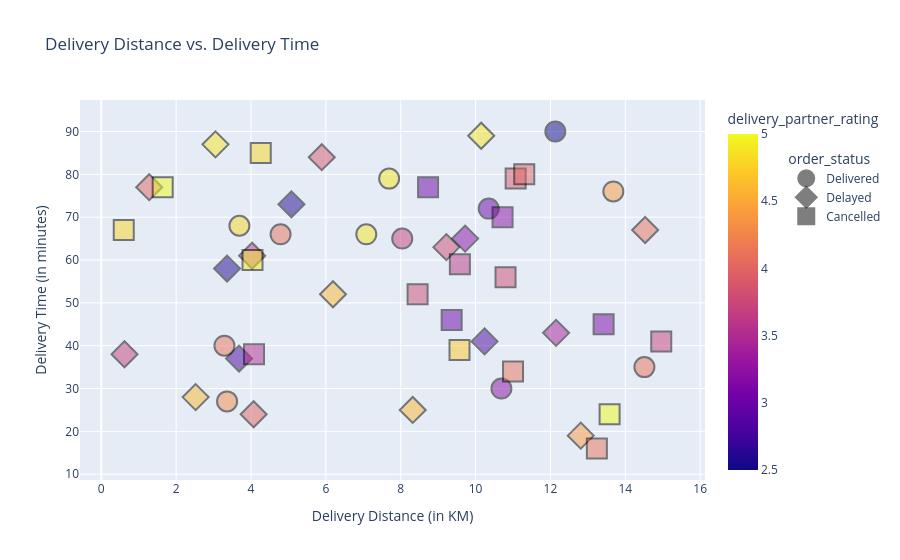

Here is the notebook cell this chart was saved with:
### Code cell
#Making a Scatter Plot in Plotly Express Pt. 4 (Sample Dataset Plot)

fig7 = px.scatter(
    foodsample, #reading from foodsample
    x = "delivery_distance_km", #assigning x value
    y = "delivery_time_minutes", #assigning y value
    color = "delivery_partner_rating", #assigns colors to the different delivery partner ratings - since it is a numerical value, it does it as a gradient
    symbol = "order_status", #assigns a different symbol to each dot based on what order status is
    labels = {"delivery_time_minutes":"Delivery Time (in minutes)","delivery_distance_km":"Delivery Distance (in KM)"}, #changes the label - first is what it is normally, after is what I want it to be
    title = "Delivery Distance vs. Delivery Time" #This is the title of the figure
)

fig7.update_traces(marker = dict(size=20, opacity = 0.5, #this is changing the size and opacity of the dots
                                 line=dict(width=2, color="black"))) #this is changing the borders of the dots - important to note it is still within the marker=dict() listing

fig7.update_layout(legend={"yanchor":"top", "y":0.88, "xanchor":"left", "x":1.13}) 
    #This is adjusting the location of the legend to make it more legible (sets orientation first, location second). X and Y are not pixel counts, they are proportions

fig7.show()

### Figure 1 — Plotly figure (JSON) as saved in the notebook; plotly's stock layout.template omitted (floating-point values rounded to 4 significant figures)
{"data": [{"hovertemplate": "order_status=Delivered<br>Delivery Distance (in KM)=%{x}<br>Delivery Time (in minutes)=%{y}<br>delivery_partner_rating=%{marker.color}<extra></extra>", "legendgroup": "Delivered", "marker": {"color": [4.8, 3.0, 4.1, 4.9, 3.2, 4.9, 4.1, 4.4, 4.3, 4.1, 3.7, 2.5], "coloraxis": "coloraxis", "line": {"color": "black", "width": 2}, "opacity": 0.5, "size": 20, "symbol": "circle"}, "mode": "markers", "name": "Delivered", "orientation": "v", "showlegend": true, "type": "scatter", "x": [3.69, 10.35, 4.79, 7.08, 10.69, 7.69, 3.29, 13.68, 3.36, 14.51, 8.04, 12.13], "xaxis": "x", "y": [68, 72, 66, 66, 30, 79, 40, 76, 27, 35, 65, 90], "yaxis": "y"}, {"hovertemplate": "order_status=Delayed<br>Delivery Distance (in KM)=%{x}<br>Delivery Time (in minutes)=%{y}<br>delivery_partner_rating=%{marker.color}<extra></extra>", "legendgroup": "Delayed", "marker": {"color": [2.8, 4.0, 4.0, 3.6, 4.9, 4.6, 3.2, 2.6, 4.6, 4.4, 3.7, 3.9, 3.8, 4.6, 2.8, 4.1, 3.4, 2.6, 4.9], "coloraxis": "coloraxis", "line": {"color": "black", "width": 2}, "opacity": 0.5, "size": 20, "symbol": "diamond"}, "mode": "markers", "name": "Delayed", "orientation": "v", "showlegend": true, "type": "scatter", "x": [3.68, 1.28, 4.07, 4.03, 3.05, 2.52, 9.72, 5.08, 6.19, 12.81, 0.62, 5.89, 9.22, 8.32, 10.24, 14.53, 12.15, 3.36, 10.15], "xaxis": "x", "y": [37, 77, 24, 61, 87, 28, 65, 73, 52, 19, 38, 84, 63, 25, 41, 67, 43, 58, 89], "yaxis": "y"}, {"hovertemplate": "order_status=Cancelled<br>Delivery Distance (in KM)=%{x}<br>Delivery Time (in minutes)=%{y}<br>delivery_partner_rating=%{marker.color}<extra></extra>", "legendgroup": "Cancelled", "marker": {"color": [3.0, 3.5, 3.1, 3.9, 3.8, 3.8, 5.0, 4.8, 4.9, 4.7, 3.7, 4.1, 3.6, 5.0, 4.1, 3.0, 4.8, 3.2, 4.0], "coloraxis": "coloraxis", "line": {"color": "black", "width": 2}, "opacity": 0.5, "size": 20, "symbol": "square"}, "mode": "markers", "name": "Cancelled", "orientation": "v", "showlegend": true, "type": "scatter", "x": [9.36, 4.08, 13.42, 11.07, 8.45, 10.8, 1.64, 4.26, 4.04, 9.57, 14.96, 13.24, 9.58, 13.58, 11.0, 8.73, 0.6, 10.72, 11.3], "xaxis": "x", "y": [46, 38, 45, 79, 52, 56, 77, 85, 60, 39, 41, 16, 59, 24, 34, 77, 67, 70, 80], "yaxis": "y"}], "layout": {"coloraxis": {"colorbar": {"title": {"text": "delivery_partner_rating"}}, "colorscale": [[0, "#0d0887"], [0.1111, "#46039f"], [0.2222, "#7201a8"], [0.3333, "#9c179e"], [0.4444, "#bd3786"], [0.5556, "#d8576b"], [0.6667, "#ed7953"], [0.7778, "#fb9f3a"], [0.8889, "#fdca26"], [1, "#f0f921"]]}, "legend": {"title": {"text": "order_status"}, "tracegroupgap": 0, "x": 1.13, "xanchor": "left", "y": 0.88, "yanchor": "top"}, "title": {"text": "Delivery Distance vs. Delivery Time"}, "xaxis": {"anchor": "y", "domain": [0, 1], "title": {"text": "Delivery Distance (in KM)"}}, "yaxis": {"anchor": "x", "domain": [0, 1], "title": {"text": "Delivery Time (in minutes)"}}}}
